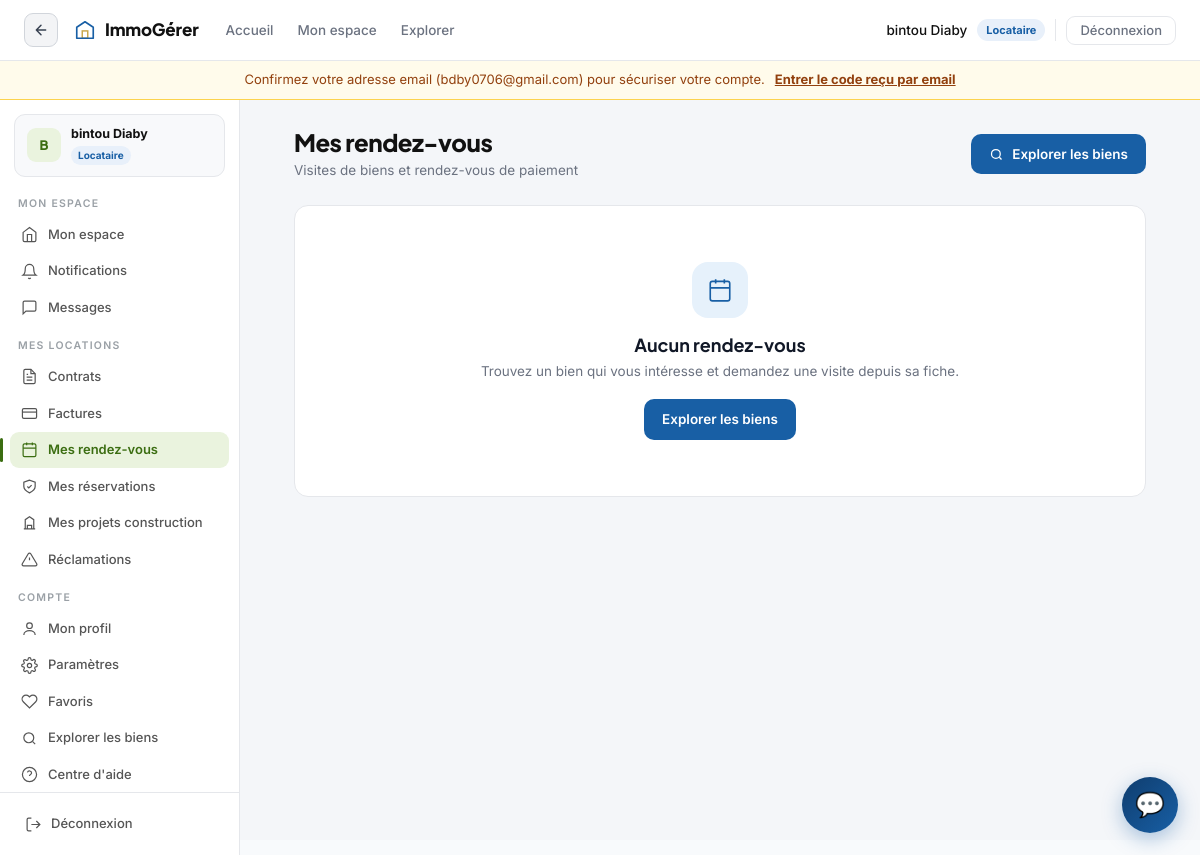
The app's page /biens/mes-visites/ (signed in), older data.
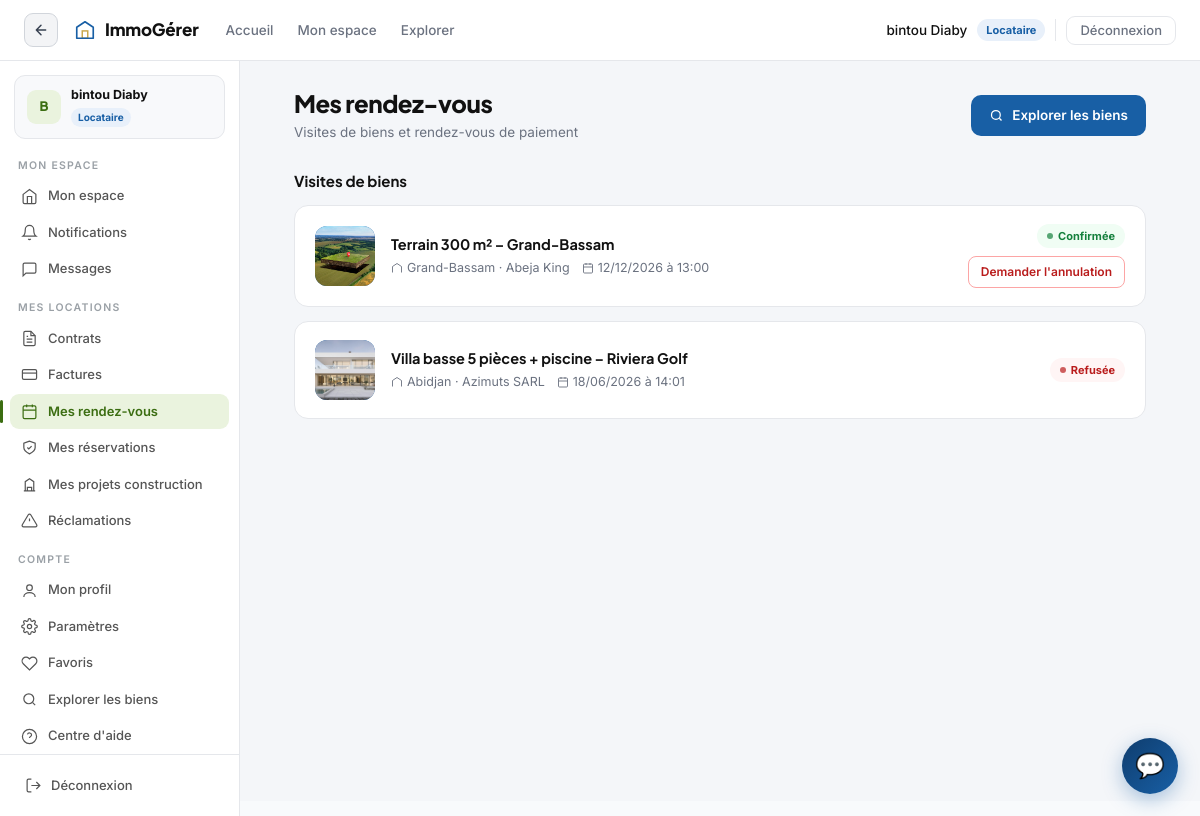
The same page, newer data.
### utilisateurs/models.py (models this page shows, shortened)
class Utilisateur(AbstractUser):
    class Role(models.TextChoices):
        PROPRIETAIRE = 'proprietaire', 'Propriétaire'
        GESTIONNAIRE = 'gestionnaire', 'Gestionnaire'
        LOCATAIRE = 'locataire', 'Locataire'
        ADMIN = 'admin', 'Administrateur'
    role = models.CharField(
        max_length=20,
        choices=Role.choices,
        default=Role.LOCATAIRE
    )
    company = models.ForeignKey(
        'Company',
        on_delete=models.SET_NULL,
        null=True,
        blank=True,
        related_name='users'
    )
    telephone = models.CharField(max_length=20, blank=True, null=True)
    adresse = models.CharField(max_length=255, blank=True, null=True)
    ville = models.CharField(max_length=100, blank=True, null=True)
    code_postal = models.CharField(max_length=10, blank=True, null=True)
    photo_profil = models.ImageField(
        upload_to='profils/',
        blank=True,
        null=True
    )
    bio = models.TextField(blank=True, null=True)
    documents_verifies = models.BooleanField(default=False)
    email_verifie = models.BooleanField(default=False)
    otp_code = models.CharField(max_length=6, blank=True, default='')
    otp_expire_le = models.DateTimeField(null=True, blank=True)
    afficher_telephone = models.BooleanField(default=True)
    afficher_email = models.BooleanField(default=False)
    accepte_appels = models.BooleanField(default=True)
    dashboard_preferences = models.JSONField(default=dict, blank=True)
    date_creation = models.DateTimeField(auto_now_add=True)
    date_modification = models.DateTimeField(auto_now=True)
    class Meta:
        verbose_name = 'Utilisateur'
        verbose_name_plural = 'Utilisateurs'
        ordering = ['-date_creation']

class Company(models.Model):
    name = models.CharField(max_length=255)
    types = models.JSONField(default=list, blank=True)
    date_creation = models.DateTimeField(auto_now_add=True)
    description = models.TextField(blank=True, null=True)
    adresse = models.CharField(max_length=255, blank=True, null=True)
    ville = models.CharField(max_length=100, blank=True, null=True)
    telephone = models.CharField(max_length=20, blank=True, null=True)
    email = models.EmailField(blank=True, null=True)
    logo = models.ImageField(upload_to='companies/logos/', blank=True, null=True)
    cover_image = models.ImageField(upload_to='companies/covers/', blank=True, null=True)
    facebook = models.URLField(blank=True, null=True)
    instagram = models.URLField(blank=True, null=True)
    latitude = models.FloatField(blank=True, null=True)
    longitude = models.FloatField(blank=True, null=True)
    horaires = models.JSONField(
        default=dict, blank=True,
        help_text="Ex: {'lundi': '08:00-18:00', 'dimanche': ''} — vide ou absent = fermé ce jour-là.",
    )
    disponible_maintenant = models.BooleanField(
        default=True,
        help_text="Décochez pour afficher « actuellement indisponible » même pendant vos horaires d'ouverture.",
    )
    delai_reponse_minutes = models.PositiveIntegerField(
        blank=True, null=True,
        help_text="Délai de réponse habituel affiché aux clients, en minutes (ex: 5, 60).",
    )
    JOURS_SEMAINE = ['lundi', 'mardi', 'mercredi', 'jeudi', 'vendredi', 'samedi', 'dimanche']
    numero_ncc = models.CharField(
        max_length=20, blank=True, default='',
        verbose_name="Numéro de Compte Contribuable (NCC)",
        help_text="Attribué par la DGI. Requis pour la certification FNE et comme identifiant vendeur.",
    )
    numero_rccm = models.CharField(
        max_length=30, blank=True, default='',
        verbose_name="Numéro RCCM",
        help_text="Registre du Commerce et du Crédit Mobilier — mention obligatoire OHADA (pied de page des factures).",
    )
    class Taxes(models.TextChoices):
        TVA = 'TVA', 'TVA normal 18%'
        TVAB = 'TVAB', 'TVA réduit 9%'
        TVAC = 'TVAC', 'Exonération conventionnelle 0%'
        TVAD = 'TVAD', 'Exonération légale 0%'
    taux_tva_loyer = models.CharField(
        max_length=4, choices=Taxes.choices, default=Taxes.TVAD,
        verbose_name="Régime TVA appliqué aux loyers",
        help_text="Code transmis à la FNE pour chaque facture de loyer. Par défaut : exonération légale "
                   "(traitement standard de la location nue à usage d'habitation) — à confirmer avec votre comptable.",
    )
    class Meta:
        verbose_name = 'Company'
        verbose_name_plural = 'Companies'

### biens/models.py (models this page shows, shortened)
class Visite(models.Model):
    class Statut(models.TextChoices):
        EN_ATTENTE = 'en_attente', 'En attente'
        CONFIRMEE  = 'confirmee',  'Confirmée'
        REFUSEE    = 'refusee',    'Refusée'
        ANNULEE    = 'annulee',    'Annulée'
    bien = models.ForeignKey(Bien, on_delete=models.CASCADE, related_name='visites')
    locataire = models.ForeignKey(
        Utilisateur,
        on_delete=models.CASCADE,
        related_name='visites',
        limit_choices_to={'role': 'locataire'}
    )
    date_visite = models.DateTimeField()
    notes = models.TextField(blank=True, null=True)
    interet = models.BooleanField(default=False)
    statut = models.CharField(max_length=20, choices=Statut.choices, default=Statut.EN_ATTENTE)
    date_reservation = models.DateTimeField(auto_now_add=True)
    demande_annulation = models.BooleanField(default=False)
    motif_annulation = models.TextField(blank=True, default='')
    date_demande_annulation = models.DateTimeField(null=True, blank=True)
    class Meta:
        unique_together = ['bien', 'locataire', 'date_visite']
        verbose_name = 'Visite'
        verbose_name_plural = 'Visites'

class Bien(models.Model):
    class TypeBien(models.TextChoices):
        APPARTEMENT = 'appartement', 'Appartement'
        MAISON = 'maison', 'Maison'
        MAISON_BASSE = 'maison_basse', 'Maison basse'
        STUDIO = 'studio', 'Studio'
        T1 = 't1', 'T1'
        T2 = 't2', 'T2'
        T3 = 't3', 'T3'
        T4 = 't4', 'T4'
        PLUS = 't5plus', 'T5+'
        DUPLEX = 'duplex', 'Duplex'
        IMMEUBLE = 'immeuble', 'Immeuble'
        RESIDENCE = 'residence', 'Résidence'
        TERRAIN = 'terrain', 'Terrain'
        BUREAU = 'bureau', 'Bureau'
        MAGASIN = 'magasin', 'Magasin'
        BOUTIQUE = 'boutique', 'Boutique'
        LOCAL_COMMERCIAL = 'local_commercial', 'Local commercial'
        ENTREPOT = 'entrepot', 'Entrepôt'
    class Statut(models.TextChoices):
        DISPONIBLE = 'disponible', 'Disponible'
        LOUE = 'loue', 'Loué'
        MAINTENANCE = 'maintenance', 'Maintenance'
        ARCHIVE = 'archive', 'Archivé'
    titre = models.CharField(max_length=255)
    description = models.TextField()
    type_bien = models.CharField(max_length=20, choices=TypeBien.choices)
    statut = models.CharField(max_length=20, choices=Statut.choices, default=Statut.DISPONIBLE)
    adresse = models.CharField(max_length=255)
    quartier = models.CharField(max_length=100, blank=True, default='')
    commune = models.CharField(max_length=100, blank=True, default='')
    ville = models.CharField(max_length=100)
    region = models.CharField(max_length=100, blank=True, default='')
    code_postal = models.CharField(max_length=10, blank=True, default='')
    pays = models.CharField(max_length=100, default='Côte d\'Ivoire')
    latitude = models.FloatField(blank=True, null=True)
    longitude = models.FloatField(blank=True, null=True)
    surface_m2 = models.DecimalField(max_digits=8, decimal_places=2, validators=[MinValueValidator(0)])
    nombre_chambres = models.IntegerField(validators=[MinValueValidator(0)])
    nombre_salles_bain = models.IntegerField(validators=[MinValueValidator(0)])
    nombre_etages = models.IntegerField(validators=[MinValueValidator(1)], default=1)
    prix_mensuel = models.DecimalField(max_digits=10, decimal_places=2, validators=[MinValueValidator(0)])
    prix_vente = models.DecimalField(max_digits=12, decimal_places=2, validators=[MinValueValidator(0)], blank=True, null=True)
    prix_depot_garantie = models.DecimalField(
        max_digits=10,
        decimal_places=2,
        validators=[MinValueValidator(0)],
        default=0
    )
    charges_incluses = models.DecimalField(max_digits=10, decimal_places=2, default=0)
    equipements = models.JSONField(default=list, blank=True)  # Liste des équipements
    animaux_autorises = models.BooleanField(default=False)
    fumeurs_acceptes = models.BooleanField(default=False)
    photo_principale = models.ImageField(upload_to='biens/principales/')
    photos_additionnelles = models.JSONField(default=list, blank=True)
    proprietaire = models.ForeignKey(
        Utilisateur,
        on_delete=models.CASCADE,
        related_name='biens',
        limit_choices_to={'role': 'proprietaire'}
    )
    class TransactionType(models.TextChoices):
        LOCATION = 'location', 'Location'
        VENTE = 'vente', 'Vente'
        BOTH = 'both', 'Location & Vente'
    transaction_type = models.CharField(
        max_length=10,
        choices=TransactionType.choices,
        default=TransactionType.LOCATION,
        help_text='Type d\'opération pour ce bien'
    )
    date_creation = models.DateTimeField(auto_now_add=True)
    date_modification = models.DateTimeField(auto_now=True)
    date_publication = models.DateTimeField(blank=True, null=True)
    class Meta:
        verbose_name = 'Bien'
        verbose_name_plural = 'Biens'
        ordering = ['-date_creation']
        indexes = [
            models.Index(fields=['statut', 'ville']),
            models.Index(fields=['statut', 'commune']),
            models.Index(fields=['prix_mensuel']),
            models.Index(fields=['latitude', 'longitude']),
        ]

### biens/views.py (the view)
@login_required
def mes_visites(request):
    from facturation.models import RendezVousPaiement
    if request.user.role != 'locataire':
        return redirect('dashboard')
    visites = (
        Visite.objects.filter(locataire=request.user)
        .select_related('bien', 'bien__proprietaire__company')
        .order_by('-date_visite')
    )
    rdv_paiements = (
        RendezVousPaiement.objects.filter(locataire=request.user)
        .exclude(statut=RendezVousPaiement.Statut.REFUSE)
        .select_related('facture__contrat__bien')
        .order_by('-date_creation')
    )
    return render(request, 'biens/mes_visites.html', {
        'visites': visites,
        'rdv_paiements': rdv_paiements,
    })

### templates/biens/mes_visites.html (shortened to what this page needs)
{% extends "base.html" %}
{% load humanize %}
{% block body %}
<div class="me-page">
  <div class="me-wrap">
    <div class="me-greeting">
      <div>
        <h1>Mes rendez-vous</h1>
        <p>Visites de biens et rendez-vous de paiement</p>
      </div>
      <a href="/explorer/" class="ig-btn-full primary">
        <svg viewBox="0 0 24 24" width="15" height="15" stroke="currentColor" fill="none" stroke-width="2"><circle cx="11" cy="11" r="7"/><path d="m20 20-3.5-3.5"/></svg>
        Explorer les biens
      </a>
    </div>
    {% if visites %}
    <div class="me-section-title">Visites de biens</div>
    {% endif %}
    {% if visites %}
      {% for v in visites %}
      <div class="me-card">
        <div class="mc-thumb">
          {% if v.bien.photo_principale %}<img src="{{ v.bien.photo_principale.url }}" alt="">
          {% else %}<svg viewBox="0 0 24 24"><path d="M3 21V9l9-6 9 6v12"/><rect x="9" y="13" width="6" height="8"/></svg>{% endif %}
        </div>
        <div class="mc-main">
          <div class="mc-titre"><a href="{% url 'biens_ui:detail' pk=v.bien.id %}">{{ v.bien.titre }}</a></div>
          <div class="mc-meta">
            <span><svg viewBox="0 0 24 24"><path d="M3 21V9l9-6 9 6v12"/></svg>{{ v.bien.ville }}{% if v.bien.proprietaire.company %} · {{ v.bien.proprietaire.company.name }}{% endif %}</span>
            <span><svg viewBox="0 0 24 24"><rect x="3" y="4" width="18" height="18" rx="2"/><path d="M16 2v4M8 2v4M3 10h18"/></svg>{{ v.date_visite|date:"d/m/Y à H:i" }}</span>
          </div>
        </div>
        <div class="mc-side">
          <span class="badge-statut {% if v.statut == 'confirmee' %}s-ok{% elif v.statut == 'refusee' %}s-danger{% elif v.statut == 'annulee' %}s-muted{% else %}s-warn{% endif %}">{{ v.get_statut_display }}</span>
          {% if v.demande_annulation %}
          <span class="badge-statut s-warn">Annulation demandée</span>
          {% elif v.statut == 'en_attente' %}
          <form method="post" action="{% url 'biens_ui:annuler_visite' visite_id=v.id %}" onsubmit="return confirm('Annuler cette demande de visite ?');">
            {% csrf_token %}
            <button type="submit" class="btn-cancel">Annuler</button>
          </form>
          {% elif v.statut == 'confirmee' %}
          <form method="post" action="{% url 'biens_ui:annuler_visite' visite_id=v.id %}" onsubmit="return demanderAnnulationVisite(this);">
            <button type="submit" class="btn-cancel">Demander l'annulation</button>
          </form>
          {% endif %}
        </div>
      </div>
      {% endfor %}
    {% elif not rdv_paiements %}
      <div class="me-empty">
        <div class="eic"><svg viewBox="0 0 24 24"><rect x="3" y="4" width="18" height="18" rx="2"/><path d="M16 2v4M8 2v4M3 10h18"/></svg></div>
        <h3>Aucun rendez-vous</h3>
        <p>Trouvez un bien qui vous intéresse et demandez une visite depuis sa fiche.</p>
        <a href="/explorer/" class="ig-btn-full primary">Explorer les biens</a>
      </div>
    {% endif %}
  </div>
</div>
{% endblock %}

### templates/includes/main_navbar.html (shortened to what this page needs)
<nav class="ig-nav" role="navigation" aria-label="Navigation principale">
  <div class="ig-nav-inner">
    <button onclick="history.back()" class="ig-backbtn" title="Retour">
      <svg viewBox="0 0 24 24"><path d="M19 12H5M12 5l-7 7 7 7"/></svg>
    </button>
    <a class="ig-brand" href="/">
      <svg width="22" height="22" viewBox="0 0 24 24" fill="none">
        <path d="M3 21V9l9-6 9 6v12" stroke="#185FA5" stroke-width="1.8" stroke-linejoin="round"/>
        <rect x="9" y="13" width="6" height="8" stroke="#C9A84C" stroke-width="1.6"/>
        <path d="M3 21h18" stroke="#185FA5" stroke-width="1.8" stroke-linecap="round"/>
      </svg>
      ImmoGérer
    </a>
    {% if request.user.is_authenticated %}
    {% if request.user.role == 'locataire' %}
    <ul class="ig-navlinks">
      <li><a href="/guest/" {% if request.resolver_match.url_name == 'guest_landing' %}class="ig-active"{% endif %}>Accueil</a></li>
      <li><a href="/mon-espace/" {% if request.resolver_match.url_name == 'mon_espace_locataire' %}class="ig-active"{% endif %}>Mon espace</a></li>
      <li><a href="/explorer/" {% if request.resolver_match.url_name == 'explorer' %}class="ig-active"{% endif %}>Explorer</a></li>
    </ul>
    {% endif %}
    <div class="ig-actions">
      <span class="ig-username">{{ request.user.get_full_name|default:request.user.username }}</span>
      <span class="ig-role-badge {{ request.user.role }}">{{ request.user.get_role_display }}</span>
      <form method="post" action="{% url 'logout' %}" style="margin:0">
        <button type="submit" class="ig-btn-logout">Déconnexion</button>
      </form>
    </div>
    {% endif %}
  </div>
</nav>
{% if request.user.is_authenticated and request.user.email and not request.user.email_verifie %}
<div style="background:#FFFBEB;border-bottom:1px solid #FCD34D;padding:9px 20px;font-size:13px;color:#92400E;display:flex;align-items:center;justify-content:center;gap:10px;flex-wrap:wrap">
  <span>Confirmez votre adresse email ({{ request.user.email }}) pour sécuriser votre compte.</span>
  <a href="{% url 'confirmer_email' %}" style="color:#92400E;font-weight:700;text-decoration:underline">Entrer le code reçu par email</a>
</div>
{% endif %}

### templates/dashboard/includes/sidebar_locataire.html (shortened to what the changed rows need)
{% with user_initial=request.user.first_name|first|upper|default:request.user.username|first|upper %}
<aside class="ig-loc-sidebar">
  <div class="ig-ls-user">
    <div style="min-width:0">
      <div class="ig-ls-name">{{ request.user.get_full_name|default:request.user.username }}</div>
      <div class="ig-ls-role">Locataire</div>
    </div>
  </div>
</aside>
{% endwith %}

Row changes from the older to the newer data that the page shows:
changed Utilisateur "bintou Diaby": email_verifie False → True (drawn); user.email "bdby0706@gmail.com" → (not shown)
added Visite: bien.photo_principale (picture), bien.titre "Terrain 300 m² – Grand-Bassam", bien.ville "Grand-Bassam", bien.proprietaire.company.name "Abeja King", date_visite "12/12/2026 à 13:00", statut "Confirmée", demande_annulation "Demander l'annulation"
added Visite: bien.photo_principale (picture), bien.titre "Villa basse 5 pièces + piscine – Riviera Golf", bien.ville "Abidjan", bien.proprietaire.company.name "Azimuts SARL", date_visite "18/06/2026 à 14:01", statut "Refusée"
Text that changed along with them:
text no longer shown: "Confirmez votre adresse email ( ) pour sécuriser votre compte. Entrer le code reçu par email Aucun rendez-vous Trouvez un bien qui vous intéresse et demandez une visite depuis sa fiche. Explorer les biens"
text now shown: "Visites de biens"
